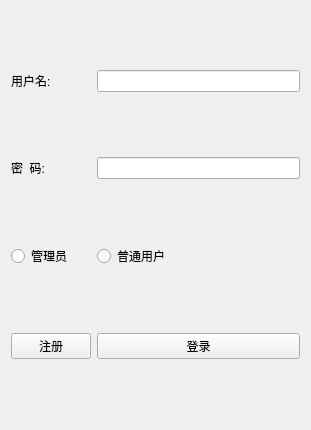
<?xml version="1.0" encoding="UTF-8"?>
<ui version="4.0">
 <class>Form</class>
 <widget class="QWidget" name="Form">
  <property name="geometry">
   <rect>
    <x>0</x>
    <y>0</y>
    <width>311</width>
    <height>430</height>
   </rect>
  </property>
  <property name="windowTitle">
   <string>Form</string>
  </property>
  <layout class="QGridLayout" name="gridLayout">
   <item row="3" column="2">
    <widget class="QRadioButton" name="radioButton_2">
     <property name="text">
      <string>普通用户</string>
     </property>
    </widget>
   </item>
   <item row="1" column="0">
    <widget class="QLabel" name="label_2">
     <property name="text">
      <string>密  码:</string>
     </property>
    </widget>
   </item>
   <item row="1" column="2">
    <widget class="QLineEdit" name="lineEdit_2"/>
   </item>
   <item row="0" column="2">
    <widget class="QLineEdit" name="username"/>
   </item>
   <item row="0" column="0">
    <widget class="QLabel" name="label_1">
     <property name="text">
      <string>用户名: </string>
     </property>
    </widget>
   </item>
   <item row="3" column="0">
    <widget class="QRadioButton" name="radioButton">
     <property name="text">
      <string>管理员</string>
     </property>
    </widget>
   </item>
   <item row="4" column="2">
    <widget class="QPushButton" name="pushButton">
     <property name="text">
      <string>登录</string>
     </property>
    </widget>
   </item>
   <item row="4" column="0">
    <widget class="QPushButton" name="pushButton_2">
     <property name="text">
      <string>注册</string>
     </property>
    </widget>
   </item>
  </layout>
 </widget>
 <resources/>
 <connections/>
</ui>
